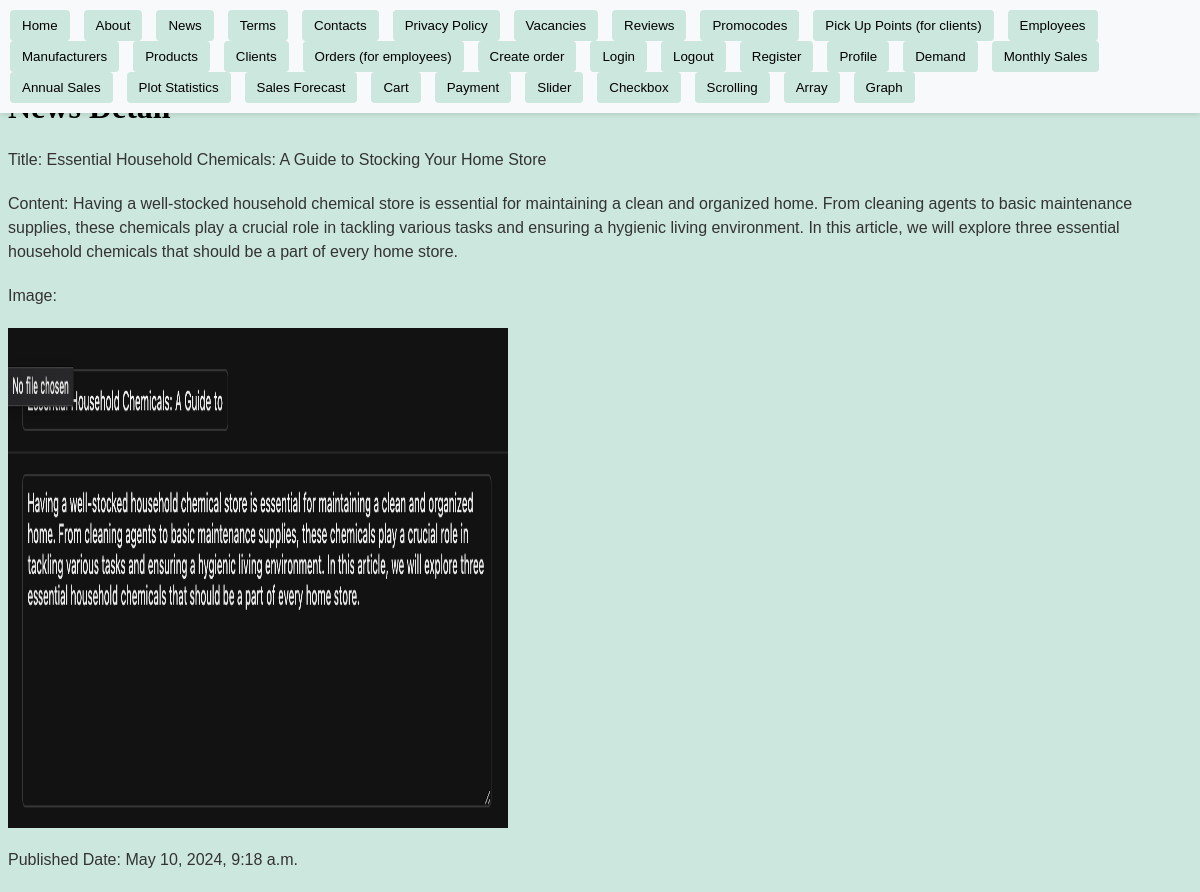
Page /news_detail/1/ on the committed database.
### store/models.py (models this page shows, shortened)
class Article(models.Model):
    title = models.CharField(max_length=100)
    content = models.TextField()
    image = models.ImageField()
    published_date = models.DateTimeField(auto_now_add=True)

### store/views/pages_views.py (the view)
# urls.py: path("news_detail/<int:pk>/", news_detail_page_view, name="news_detail"),
def news_detail_page_view(request, pk):
    article = get_object_or_404(Article, pk=pk)
    return render(request, "pages/news_detail_page.html", {"article": article})

### store/templates/pages/news_detail_page.html (shortened to what this page needs)
{% extends "base.html" %}
{% block content%}
<h1>News Detail</h1>
<p>Title: {{ article.title }}</p>
<p>Content: {{ article.content }}</p>
<p>Image:</p>
<img src="{{ article.image.url }}" alt="article.title" height="500" width="500">
<p>Published Date: {{ article.published_date }}</p>
{% endblock content %}

### static/styles.css (style rules this page uses)
p { font-family: Arial, sans-serif; font-size: 16px; color: #333; line-height: 1.5; margin-bottom: 20px; }
body { background-color: #cce7dd; }

### rows in the picture
Article: title "Essential Household Chemicals: A Guide to Stocking Your Home Store", content "Having a well-stocked household chemical store is essential for maintaining a clean and organized home. From cleaning agents to basic maintenance supplies, these chemicals play a crucial role in tackling various tasks and ensuring a hygienic living environment. In this article, we will explore three essential household chemicals that should be a part of every home store.", image (picture), published_date "May 10, 2024, 9:18 a.m."
